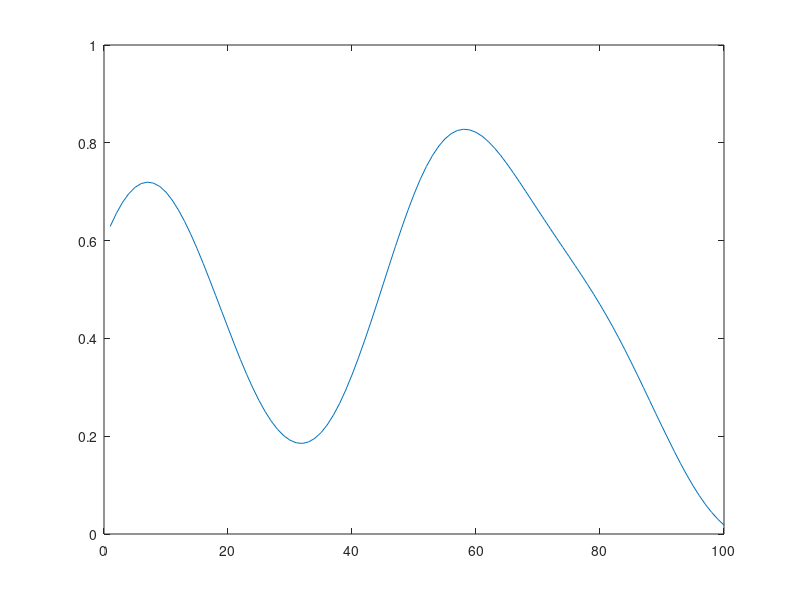

This chart was generated by the following MATLAB code:
% AUTHOR: KWM

% Specify carrier frequency
w_c = 2.*pi.*5;
% Generate a discrete version of a random continuous analog
% waveform using a Uniform Random Number Generator and
% an interpolation function to smooth out the result
L = 100;  % Length of the overall transmission
M = 10;   % Upsampling factor for generating analog waveform
analog_wavefm = interp(rand(1,(L/M)),M);






plot(analog_wavefm)
% figure(1)
% subplot(2,1,1)
% plot()
% subplot(2,1,2)
% plot()







